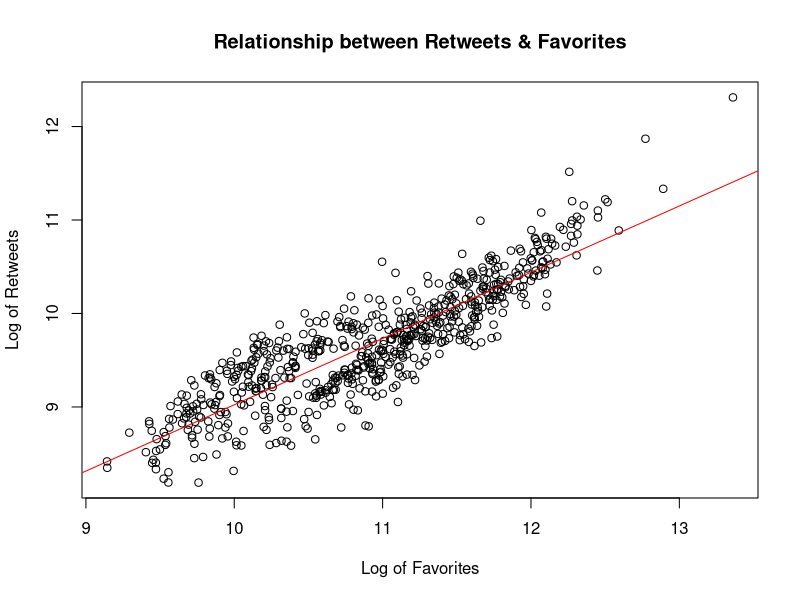
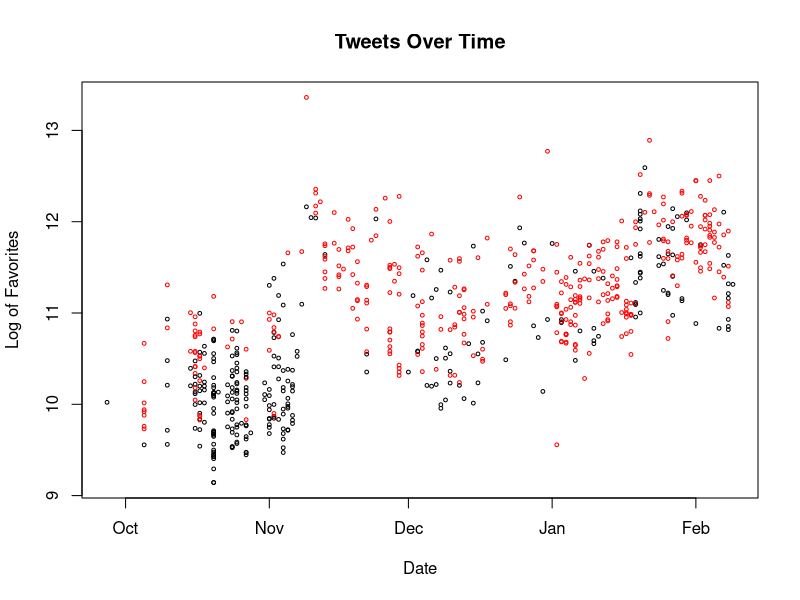
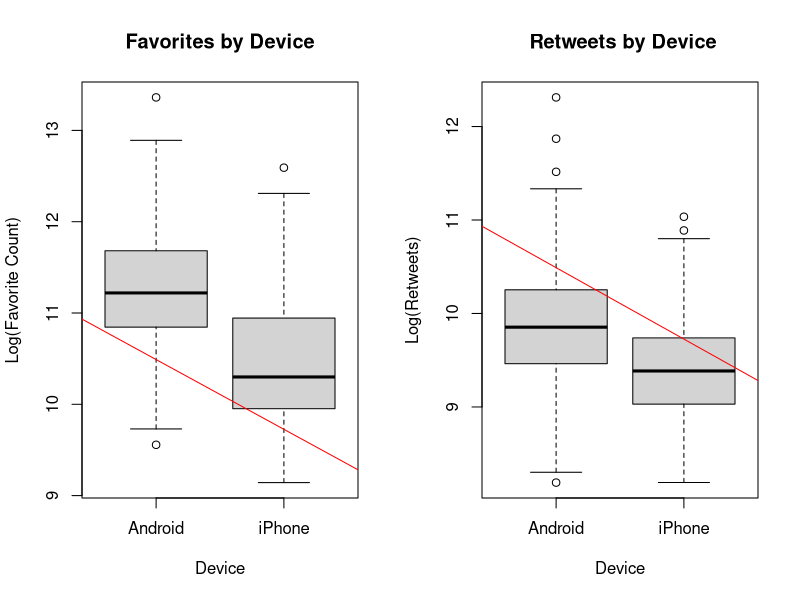

These charts were generated, in order, by the following R code: (Note: this script raises an error after producing the figures.)
tweets = read.csv(file = "trump.csv")

# Retweets and Favorites are highly correlated, don't need to look at both
plot(
  log(tweets$retweetCount) ~ log(tweets$favoriteCount),
  xlab="Log of Favorites",
  ylab="Log of Retweets",
  main="Relationship between Retweets & Favorites"
)
basic_model = lm(formula = log(tweets$retweetCount) ~ log(tweets$favoriteCount))
abline(basic_model, col=c("red"))

# (i) If Robinson’s conclusion is true, do you expect tweeting sources to
# affect the influence of Trump’s tweets, as evaluated by favorite and retweet counts?
# What does the data tell us?

# Tweets OverTime
plot(
  log(tweets$favoriteCount) ~ as.Date(tweets$created),
  xlab = "Date",
  ylab = "Log of Favorites",
  main = "Tweets Over Time",
  col = ifelse(tweets$source == "Android",'red','black'),
  pch = 1,
  cex = 0.5,
)


par(mfrow=c(1,2))
boxplot(
  log(tweets$favoriteCount) ~ tweets$source,
  xlab = "Device",
  ylab = "Log(Favorite Count)",
  main = "Favorites by Device",
)
favorite_model = lm(formula = log(tweets$favoriteCount) ~ tweets$source)
abline(favorite_model, col=c("red"))

boxplot(
  log(tweets$retweetCount) ~ tweets$source,
  xlab = "Device",
  ylab = "Log(Retweets)",
  main = " Retweets by Device",
)

retweet_model = lm(formula = log(tweets$retweetCount) ~ tweets$source)
abline(favorite_model, col=c("red"))

# (ii) (Optional) If Robinson’s conclusion is true, do you expect tweets from different sources to
# use rhetorical strategies differently? Use exclamation and hashtag to test your hypothesis.
par(mfrow=c(1,2))
plot(
  tweets$exclamation ~ tweets$source,
  xlab = "Device",
  ylab = "Uses Exclamation",
  main = "Exclamation Ratio by Device",
)
plot(
  tweets$hashtag ~ tweets$source,
  xlab = "Device",
  ylab = "Uses Hashtags",
  main = "Hashtag Ratio by Device",
)

# These categorical variables don't work for a model
# exclamation_source_model = lm(formula = tweets$source ~ tweets$exclamation + tweets$hashtag )
# hashtag_source_model = lm(formula = tweets$hashtag ~ tweets$source)
# anova(exclamation_source_model)
# anova(hashtag_source_model)  - these

# (iii) Do exclamation and hashtag influence readers’ responses to Trump’s tweets?
# What if conditioning on tweeting hours and inclusion of pictures/links?

# Exclamation
par(mfrow=c(1,1))
plot(
  log(tweets$favoriteCount) ~ tweets$exclamation,
  xlab = "Exclamation",
  ylab = "Log(Favorite Count)",
  main = "Tweet Favorites by Exclamation",
)
exclamation_model = lm(formula = log(tweets$favoriteCount) ~ tweets$exclamation)
abline(exclamation_model, col=c("red"))

# HashTags
plot(
  log(tweets$favoriteCount) ~ tweets$hashtag,
  xlab = "HashTags",
  ylab = "Log(Favorite Count)",
  main = "Tweet Favorites by HashTags",
)
hashtag_model = lm(formula = log(tweets$favoriteCount) ~ tweets$hashtag)
abline(hashtag_model, col=c("red"))

# Exclamations & HashTags
exclamation_and_hashtags_model = lm(
  formula = log(tweets$favoriteCount) ~ tweets$exclamation + tweets$hashtag
)

# Hour of Day
boxplot(
  log(tweets$favoriteCount) ~ tweets$hour,
  xlab = "Hour of Day",
  ylab = "Log(Favorites)",
  main = " Favorites by Hour",
  pch = 1,
  cex = 0.5,
)
hour_model = lm(formula = log(tweets$favoriteCount) ~ tweets$hour)
abline(hour_model, col=c("red"))

# There's a better way of fitting this data maybe?
# hours_squared = tweets$hour^2
# hour_multiple_model = lm(formula = log(tweets$favoriteCount) ~ tweets$hour + hours_squared)
# abline(hour_multiple_model, col=c("blue"))

# Pictures
boxplot(
  log(tweets$favoriteCount) ~ tweets$picture,
  xlab = "Picture",
  ylab = "Log(Favorites)",
  main = " Trump Tweet Favorites by Picture/Link",
)
picture_model = lm(formula = log(tweets$favoriteCount) ~ tweets$picture)
abline(picture_model, col=c("red"))

# Multiple Regression Model
multiple_model = lm(
  log(tweets$favoriteCount) ~ tweets$source +
  tweets$picture +
  tweets$exclamation +
  tweets$hashtag
)
anova(multiple_model)

# (iv) Does switching devices change the influence in (iii)?
# State and test your hypothesis.

# (v) Do you see any problems in the analysis above? If yes, how could you improve it?
# What additional data would you need?
